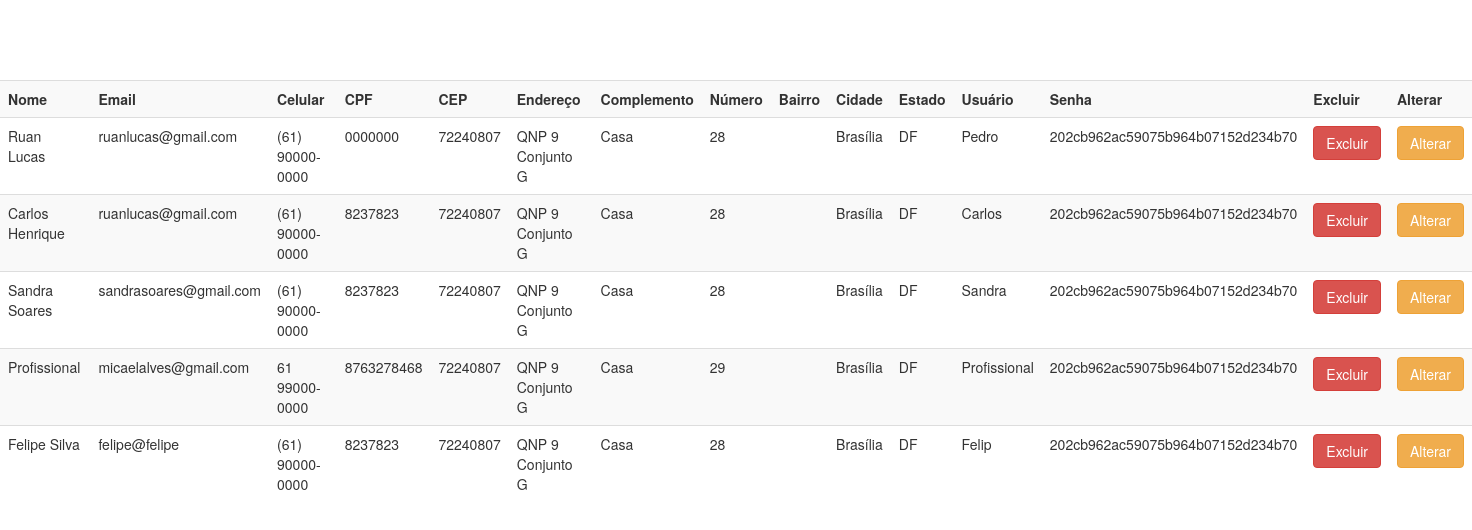
/view/listarAllProfissional.php, run on the app's committed database.
### tables this page shows
CREATE TABLE `profissional` (
  `idProfissional` int(11) NOT NULL,
  `nomeProfissional` varchar(65) NOT NULL,
  `emailProfissional` varchar(45) DEFAULT NULL,
  `celularProfissional` varchar(25) DEFAULT NULL,
  `cpfProfissional` varchar(15) NOT NULL,
  `cepProfissional` varchar(45) NOT NULL,
  `enderecoProfissional` varchar(45) DEFAULT NULL,
  `complementProfissional` varchar(45) DEFAULT NULL,
  `numeroProfissional` int(11) DEFAULT NULL,
  `bairroProfissional` varchar(45) DEFAULT NULL,
  `cidadeProfissional` varchar(45) DEFAULT NULL,
  `estadoProfissional` varchar(45) DEFAULT NULL,
  `usuario` varchar(15) NOT NULL,
  `senha` varchar(45) NOT NULL,
  `Perfil_idPerfil` int(11) NOT NULL
);

### dao/conexao/conexao.php (called while the page is built)
<?php
abstract class Conexao {
    private static $instance;
    public static function getInstance() {
        try {
            if (!isset(self::$instance)) {
                self::$instance = new PDO("mysql:host=localhost;dbname=db_syschlr;charset=UTF8", "root", "");
                self::$instance->setAttribute(PDO::ATTR_ERRMODE, PDO::ERRMODE_EXCEPTION);
            }
            return self::$instance;
        } catch (PDOException $exc) {
            echo "Erro ao conectar o banco de dados :" . $exc->getMessage();
        }
    }
}
?>

### dao/profissionalDAO.php (called while the page is built, shortened)
<?php
require_once '../dao/conexao/conexao.php';
class ProfissionalDAO {
    public $pdo = null;
    public function __construct() {
        $this->pdo = Conexao::getInstance();
    }
    public function getAllProfissional() {
        try {
            $sql = "SELECT * FROM profissional";
            $stmt = $this->pdo->prepare($sql);
            $stmt->execute();
            $profissionais = $stmt->fetchAll(PDO::FETCH_ASSOC);
            return $profissionais;
        } catch (PDOException $exc) {
            echo $exc->getMessage();
        }
    }
}
?>

### view/listarAllProfissional.php (the view, shortened to what this page needs)
<!DOCTYPE html>
<html>
    <head>
        <link rel="stylesheet" href="https://maxcdn.bootstrapcdn.com/bootstrap/3.3.7/css/bootstrap.min.css">
    </head>
    <body>
        <br><br><br><br>
        <?php
        require_once '../dao/profissionalDAO.php';
        $profissionalDAO = new ProfissionalDAO();
        $profissionais = $profissionalDAO->getAllProfissional();
        echo "<table class='table table-striped' align='center'>";
        echo "<tr>";
        echo "  <th>Nome</th>";
        echo "  <th>Email</th>";
        echo "  <th>Celular</th>";
        echo "  <th>CPF</th>";
        echo "  <th>CEP</th>";
        echo "  <th>Endereço</th>";
        echo "  <th>Complemento</th>";
        echo "  <th>Número</th>";
        echo "  <th>Bairro</th>";
        echo "  <th>Cidade</th>";
        echo "  <th>Estado</th>";
        echo "  <th>Usuário</th>";
        echo "  <th>Senha</th>";
        echo "  <th>Excluir</th>";
        echo "  <th>Alterar</th>";
        echo "</tr>";
        foreach ($profissionais as $p) {
            echo "<tr>";
            echo "  <td>{$p["nomeProfissional"]}</td>";
            echo "  <td>{$p["emailProfissional"]}</td>";
            echo "  <td>{$p["celularProfissional"]}</td>";
            echo "  <td>{$p["cpfProfissional"]}</td>";
            echo "  <td>{$p["cepProfissional"]}</td>";
            echo "  <td>{$p["enderecoProfissional"]}</td>";
            echo "  <td>{$p["complementProfissional"]}</td>";
            echo "  <td>{$p["numeroProfissional"]}</td>";
            echo "  <td>{$p["bairroProfissional"]}</td>";
            echo "  <td>{$p["cidadeProfissional"]}</td>";
            echo "  <td>{$p["estadoProfissional"]}</td>";
            echo "  <td>{$p["usuario"]}</td>";
            echo "  <td>{$p["senha"]}</td>";
            echo "  <td><a class='btn btn-danger' href='../controller/excluirProfissionalByIdController.php?idProfissional={$p["idProfissional"]}'>Excluir</a></td>";
            echo "  <td><a class='btn btn-warning' href='formAltPAdmin.php?idProfissional={$p["idProfissional"]}'>Alterar</a></td>";
            echo "</tr>";
        }
        echo "</table>";
        ?>
    </body>
</html>

### data on the page
profissional: nomeProfissional "Ruan Lucas", emailProfissional "ruanlucas@gmail.com", celularProfissional "(61) 90000-0000", cpfProfissional "0000000", cepProfissional "72240807", enderecoProfissional "QNP 9 Conjunto G", complementProfissional "Casa", numeroProfissional "28", cidadeProfissional "Brasília", estadoProfissional "DF", usuario "Pedro", senha "202cb962ac59075b964b07152d234b70"
profissional: nomeProfissional "Carlos Henrique", emailProfissional "ruanlucas@gmail.com", celularProfissional "(61) 90000-0000", cpfProfissional "8237823", cepProfissional "72240807", enderecoProfissional "QNP 9 Conjunto G", complementProfissional "Casa", numeroProfissional "28", cidadeProfissional "Brasília", estadoProfissional "DF", usuario "Carlos", senha "202cb962ac59075b964b07152d234b70"
profissional: nomeProfissional "Sandra Soares", emailProfissional "sandrasoares@gmail.com", celularProfissional "(61) 90000-0000", cpfProfissional "8237823", cepProfissional "72240807", enderecoProfissional "QNP 9 Conjunto G", complementProfissional "Casa", numeroProfissional "28", cidadeProfissional "Brasília", estadoProfissional "DF", usuario "Sandra", senha "202cb962ac59075b964b07152d234b70"
profissional: nomeProfissional "Profissional", emailProfissional "micaelalves@gmail.com", celularProfissional "61 99000-0000", cpfProfissional "8763278468", cepProfissional "72240807", enderecoProfissional "QNP 9 Conjunto G", complementProfissional "Casa", numeroProfissional "29", cidadeProfissional "Brasília", estadoProfissional "DF", usuario "Profissional", senha "202cb962ac59075b964b07152d234b70"
profissional: nomeProfissional "Felipe Silva", emailProfissional "felipe@felipe", celularProfissional "(61) 90000-0000", cpfProfissional "8237823", cepProfissional "72240807", enderecoProfissional "QNP 9 Conjunto G", complementProfissional "Casa", numeroProfissional "28", cidadeProfissional "Brasília", estadoProfissional "DF", usuario "Felip", senha "202cb962ac59075b964b07152d234b70"
